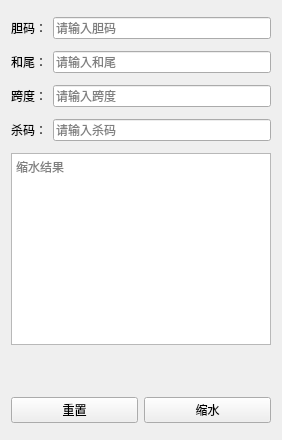
<?xml version="1.0" encoding="UTF-8"?>
<ui version="4.0">
 <class>MainWindow</class>
 <widget class="QMainWindow" name="MainWindow">
  <property name="geometry">
   <rect>
    <x>0</x>
    <y>0</y>
    <width>282</width>
    <height>440</height>
   </rect>
  </property>
  <property name="windowTitle">
   <string>3d/排三彩票缩水工具</string>
  </property>
  <widget class="QWidget" name="centralWidget">
   <layout class="QVBoxLayout" name="verticalLayout">
    <item>
     <layout class="QHBoxLayout" name="horizontalLayout">
      <item>
       <widget class="QLabel" name="label">
        <property name="text">
         <string>胆码：</string>
        </property>
       </widget>
      </item>
      <item>
       <widget class="QLineEdit" name="lineEdit">
        <property name="text">
         <string/>
        </property>
        <property name="placeholderText">
         <string>请输入胆码</string>
        </property>
       </widget>
      </item>
     </layout>
    </item>
    <item>
     <layout class="QHBoxLayout" name="horizontalLayout_3">
      <item>
       <widget class="QLabel" name="label_2">
        <property name="text">
         <string>和尾：</string>
        </property>
       </widget>
      </item>
      <item>
       <widget class="QLineEdit" name="lineEdit_hewei">
        <property name="placeholderText">
         <string>请输入和尾</string>
        </property>
       </widget>
      </item>
     </layout>
    </item>
    <item>
     <layout class="QHBoxLayout" name="horizontalLayout_4">
      <item>
       <widget class="QLabel" name="label_3">
        <property name="text">
         <string>跨度：</string>
        </property>
       </widget>
      </item>
      <item>
       <widget class="QLineEdit" name="lineEdit_kuadu">
        <property name="placeholderText">
         <string>请输入跨度</string>
        </property>
       </widget>
      </item>
     </layout>
    </item>
    <item>
     <layout class="QHBoxLayout" name="horizontalLayout_5">
      <item>
       <widget class="QLabel" name="label_4">
        <property name="text">
         <string>杀码：</string>
        </property>
       </widget>
      </item>
      <item>
       <widget class="QLineEdit" name="lineEdit_shama">
        <property name="placeholderText">
         <string>请输入杀码</string>
        </property>
       </widget>
      </item>
     </layout>
    </item>
    <item>
     <widget class="QTextEdit" name="textEdit">
      <property name="sizePolicy">
       <sizepolicy hsizetype="Expanding" vsizetype="Fixed">
        <horstretch>0</horstretch>
        <verstretch>0</verstretch>
       </sizepolicy>
      </property>
      <property name="placeholderText">
       <string>缩水结果</string>
      </property>
     </widget>
    </item>
    <item>
     <spacer name="verticalSpacer">
      <property name="orientation">
       <enum>Qt::Vertical</enum>
      </property>
      <property name="sizeType">
       <enum>QSizePolicy::Fixed</enum>
      </property>
      <property name="sizeHint" stdset="0">
       <size>
        <width>20</width>
        <height>40</height>
       </size>
      </property>
     </spacer>
    </item>
    <item>
     <layout class="QHBoxLayout" name="horizontalLayout_2">
      <item>
       <widget class="QPushButton" name="pushButton_reset">
        <property name="text">
         <string>重置</string>
        </property>
       </widget>
      </item>
      <item>
       <widget class="QPushButton" name="pushButton">
        <property name="text">
         <string>缩水</string>
        </property>
       </widget>
      </item>
     </layout>
    </item>
   </layout>
  </widget>
 </widget>
 <layoutdefault spacing="6" margin="11"/>
 <resources/>
 <connections/>
</ui>
